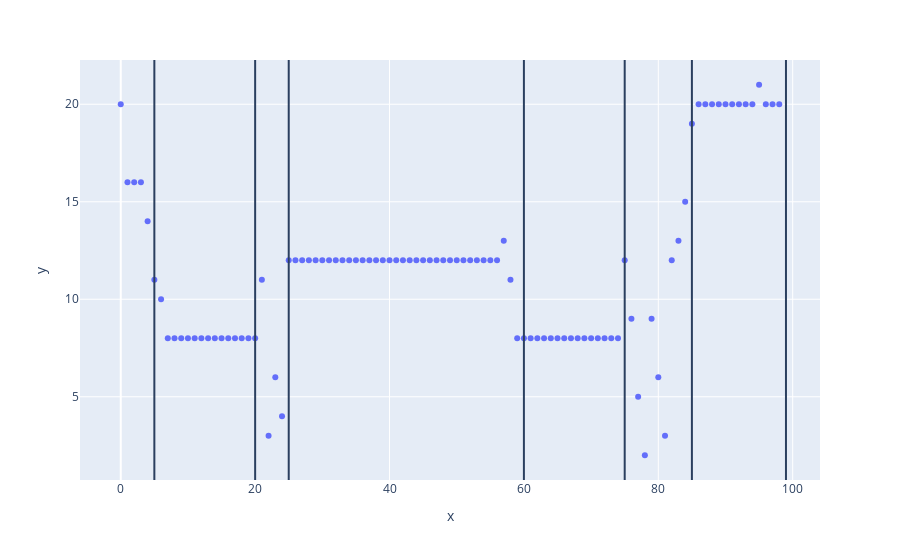

Here is the notebook cell this chart was saved with:
### Markdown cell above
#### PELT : Linearly penalized segmentation

### Code cell
PELT = rpt.Pelt(model="rbf").fit(signal)
PELT_res = PELT.predict(pen=1)
fig = px.scatter(y=signal)
for line in PELT_res:
    fig.add_vline(x=line)
fig.show()

### Figure 1 — Plotly figure (JSON) as saved in the notebook; plotly's stock layout.template omitted (floating-point values rounded to 4 significant figures)
{"data": [{"hovertemplate": "x=%{x}<br>y=%{y}<extra></extra>", "legendgroup": "", "marker": {"color": "#636efa", "symbol": "circle"}, "mode": "markers", "name": "", "orientation": "v", "showlegend": false, "type": "scatter", "x": [0, 1, 2, 3, 4, 5, 6, 7, 8, 9, 10, 11, 12, 13, 14, 15, 16, 17, 18, 19, 20, 21, 22, 23, 24, 25, 26, 27, 28, 29, 30, 31, 32, 33, 34, 35, 36, 37, 38, 39, 40, 41, 42, 43, 44, 45, 46, 47, 48, 49, 50, 51, 52, 53, 54, 55, 56, 57, 58, 59, 60, 61, 62, 63, 64, 65, 66, 67, 68, 69, 70, 71, 72, 73, 74, 75, 76, 77, 78, 79, 80, 81, 82, 83, 84, 85, 86, 87, 88, 89, 90, 91, 92, 93, 94, 95, 96, 97, 98], "xaxis": "x", "y": [20, 16, 16, 16, 14, 11, 10, 8, 8, 8, 8, 8, 8, 8, 8, 8, 8, 8, 8, 8, 8, 11, 3, 6, 4, 12, 12, 12, 12, 12, 12, 12, 12, 12, 12, 12, 12, 12, 12, 12, 12, 12, 12, 12, 12, 12, 12, 12, 12, 12, 12, 12, 12, 12, 12, 12, 12, 13, 11, 8, 8, 8, 8, 8, 8, 8, 8, 8, 8, 8, 8, 8, 8, 8, 8, 12, 9, 5, 2, 9, 6, 3, 12, 13, 15, 19, 20, 20, 20, 20, 20, 20, 20, 20, 20, 21, 20, 20, 20], "yaxis": "y"}], "layout": {"legend": {"tracegroupgap": 0}, "margin": {"t": 60}, "shapes": [{"type": "line", "x0": 5, "x1": 5, "xref": "x", "y0": 0, "y1": 1, "yref": "y domain"}, {"type": "line", "x0": 20, "x1": 20, "xref": "x", "y0": 0, "y1": 1, "yref": "y domain"}, {"type": "line", "x0": 25, "x1": 25, "xref": "x", "y0": 0, "y1": 1, "yref": "y domain"}, {"type": "line", "x0": 60, "x1": 60, "xref": "x", "y0": 0, "y1": 1, "yref": "y domain"}, {"type": "line", "x0": 75, "x1": 75, "xref": "x", "y0": 0, "y1": 1, "yref": "y domain"}, {"type": "line", "x0": 85, "x1": 85, "xref": "x", "y0": 0, "y1": 1, "yref": "y domain"}, {"type": "line", "x0": 99, "x1": 99, "xref": "x", "y0": 0, "y1": 1, "yref": "y domain"}], "xaxis": {"anchor": "y", "domain": [0, 1], "title": {"text": "x"}}, "yaxis": {"anchor": "x", "domain": [0, 1], "title": {"text": "y"}}}}
